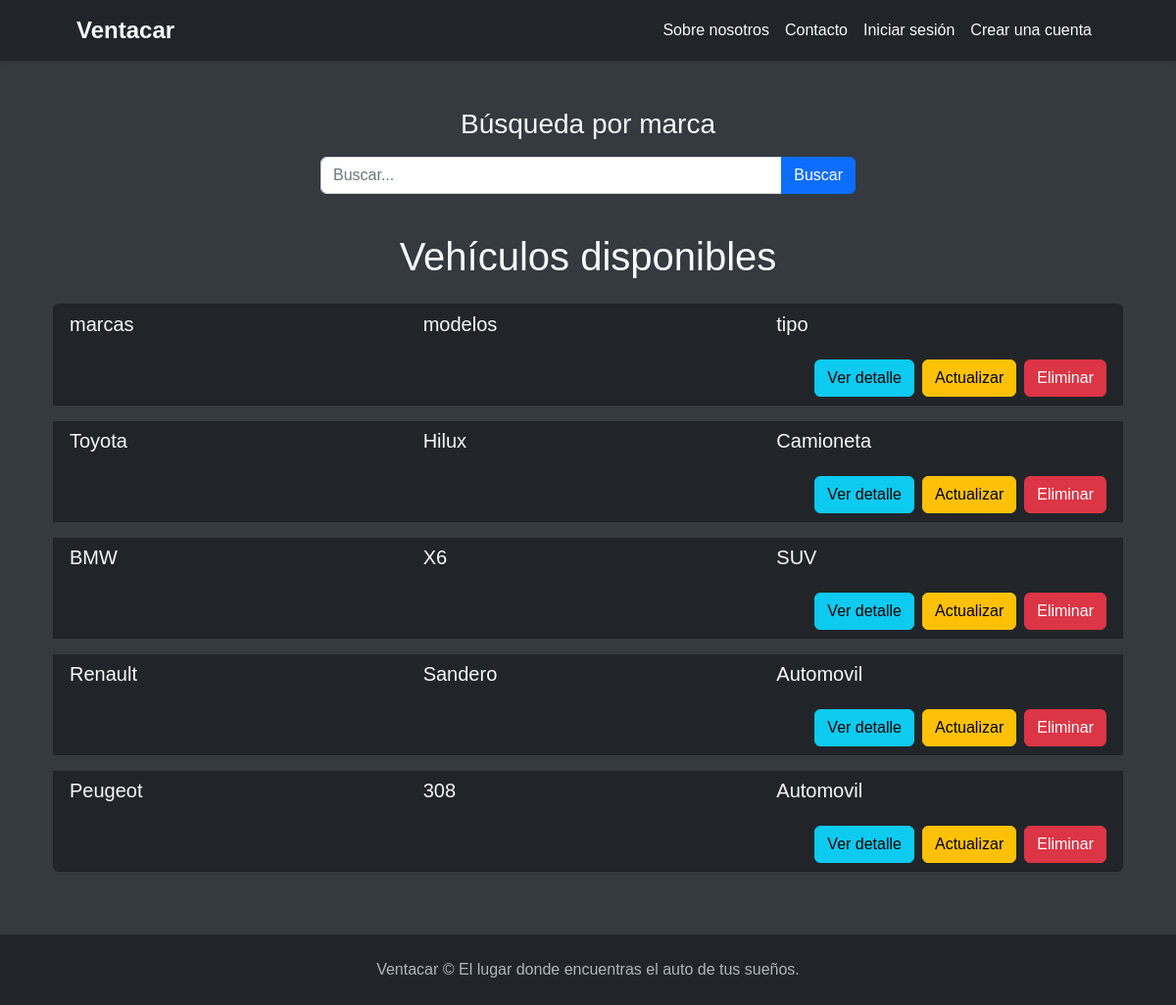
/vehiculos/lista/vehiculos, run on the app's committed database.
### vehiculos/models.py (models this page shows, shortened)
class Ver_vehiculos(models.Model):
    tipo = models.CharField(max_length=50)
    modelos = models.CharField(max_length=50)
    marcas = models.CharField(max_length=50)
    valor_dolares = models.DecimalField(max_digits=10, decimal_places=2, null = True)
    descripcion = models.TextField(max_length=400, null=True)
    fecha_creacion = models.DateTimeField(auto_now_add=True, null=True, editable=False)
    fecha_actualizacion = models.DateTimeField(auto_now=True, null=True, editable=False)
    contacto_nombre = models.CharField(max_length=50, null=True, blank=True)
    contacto_email = models.EmailField(max_length=254, null=True, blank=True)
    contacto_telefono = models.CharField(max_length=20, null=True, blank=True)
    class Meta:
        verbose_name = "Ver Vehículo"
        verbose_name_plural = "Ver Vehículos"

### vehiculos/views.py (the view)
# urls.py: path("lista/vehiculos", Ver_vehiculosList.as_view(), name = "lista_vehiculos"),
class Ver_vehiculosList(ListView):
    model = Ver_vehiculos
    context_object_name = "vehiculos"
    template_name = "vehiculos/lista_vehiculos.html"
    def get_queryset(self) -> QuerySet[Any]:
        queryset = super().get_queryset()
        busqueda = self.request.GET.get("busqueda")
        if busqueda:
            queryset = Ver_vehiculos.objects.filter(marcas__icontains=busqueda)
        return queryset

### vehiculos/templates/vehiculos/lista_vehiculos.html (shortened to what this page needs)
{% extends 'core/base.html' %}
{% block content %}
<div class="container mt-5">
    <div class="row mb-4">
        <div class="col-md-12">
            <h3 class="text-center text-light mb-3">Búsqueda por marca</h3>
            <form class="form-inline d-flex justify-content-center" action="{% url 'vehiculos:lista_vehiculos' %}" method="get">
                <div class="input-group mb-3 w-50">
                    <input type="text" class="form-control" name="busqueda" placeholder="Buscar..." aria-label="Buscar">
                    <button class="btn btn-primary" type="submit">Buscar</button>
                </div>
            </form>
        </div>
    </div>
    <div class="row">
        <div class="col-md-12">
            <h1 class="text-center text-light mb-4">Vehículos disponibles</h1>
            <ul class="list-group">
                {% for vehiculo in vehiculos %}
                <li class="list-group-item bg-dark text-light mb-3">
                    <div class="row align-items-center">
                        <div class="col-md-4">
                            <p class="h5">{{ vehiculo.marcas }}</p>
                        </div>
                        <div class="col-md-4">
                            <p class="h5">{{ vehiculo.modelos }}</p>
                        </div>
                        <div class="col-md-4">
                            <p class="h5">{{ vehiculo.tipo }}</p>
                        </div>
                    </div>
                    <div class="d-flex justify-content-end mt-3">
                        <a href="{% url 'vehiculos:detalle_vehiculo' vehiculo.id %}" class="btn btn-info me-2">Ver detalle</a>
                        <a href="{% url 'vehiculos:editar_vehiculo' vehiculo.id %}" class="btn btn-warning me-2">Actualizar</a>
                        <a href="{% url 'vehiculos:eliminar_vehiculo' vehiculo.id %}" class="btn btn-danger">Eliminar</a>
                    </div>
                </li>
                {% endfor %}
            </ul>
        </div>
    </div>
</div>
{% endblock content %}

### core/templates/core/base.html (style rules this page uses)
body { font-family: 'Arial', sans-serif; background-color: #343a40; color: #f8f9fa; }

### data on the page
Ver_vehiculos: marcas "marcas", modelos "modelos", tipo "tipo"
Ver_vehiculos: marcas "Toyota", modelos "Hilux", tipo "Camioneta"
Ver_vehiculos: marcas "BMW", modelos "X6", tipo "SUV"
Ver_vehiculos: marcas "Renault", modelos "Sandero", tipo "Automovil"
Ver_vehiculos: marcas "Peugeot", modelos "308", tipo "Automovil"
